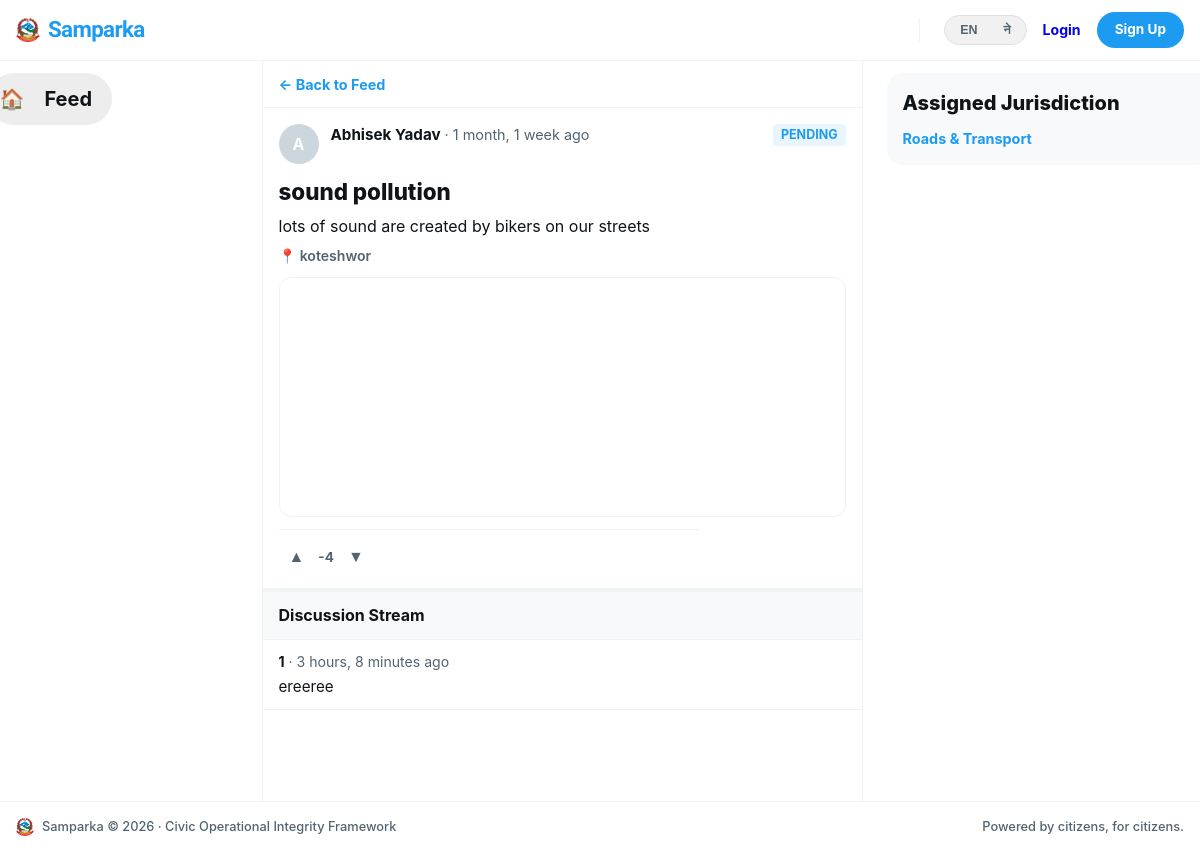
The page /complaints/4/ on the database its author committed.
### complaints/models.py (models this page shows, shortened)
class Complaint(models.Model):
    STATUS_PENDING = 'pending'
    STATUS_VERIFIED = 'verified'
    STATUS_IN_PROGRESS = 'in_progress'
    STATUS_SOLVED = 'solved'
    STATUS_REJECTED = 'rejected'
    STATUS_CHOICES = [
        (STATUS_PENDING, _('Pending')),
        (STATUS_VERIFIED, _('Verified')),
        (STATUS_IN_PROGRESS, _('In Progress')),
        (STATUS_SOLVED, _('Solved')),
        (STATUS_REJECTED, _('Rejected')),
    ]
    STATUS_COLORS = {
        STATUS_PENDING: '#F59E0B',
        STATUS_VERIFIED: '#3B82F6',
        STATUS_IN_PROGRESS: '#8B5CF6',
        STATUS_SOLVED: '#10B981',
        STATUS_REJECTED: '#EF4444',
    }
    PRIORITY_CHOICES = [
        ('low', _('Low')),
        ('medium', _('Medium')),
        ('high', _('High')),
        ('urgent', _('Urgent')),
    ]
    priority = models.CharField(max_length=10, choices=PRIORITY_CHOICES, default='medium')
    due_date = models.DateField(null=True, blank=True)
    author = models.ForeignKey(settings.AUTH_USER_MODEL, on_delete=models.CASCADE, related_name='complaints')
    department = models.ForeignKey(Department, on_delete=models.SET_NULL, null=True, related_name='complaints')
    title = models.CharField(max_length=200)
    description = models.TextField()
    status = models.CharField(max_length=20, choices=STATUS_CHOICES, default=STATUS_PENDING)
    location_name = models.CharField(max_length=200, blank=True, help_text='Human readable location name')
    latitude = models.DecimalField(max_digits=9, decimal_places=6, null=True, blank=True)
    longitude = models.DecimalField(max_digits=9, decimal_places=6, null=True, blank=True)
    upvotes = models.ManyToManyField(settings.AUTH_USER_MODEL, through='Vote', related_name='voted_complaints', blank=True)
    view_count = models.PositiveIntegerField(default=0)
    admin_note = models.TextField(blank=True, help_text='Internal note from admin (not shown to public)')
    is_anonymous = models.BooleanField(default=False)
    created_at = models.DateTimeField(auto_now_add=True)
    updated_at = models.DateTimeField(auto_now=True)
    class Meta:
        ordering = ['-created_at']
    @property
    def vote_score(self):
        up = self.votes.filter(value=1).count()
        down = self.votes.filter(value=-1).count()
        return up - down
    def get_user_vote(self, user):
        if not user.is_authenticated:
            return None
        try:
            return self.votes.get(user=user).value
        except Vote.DoesNotExist:
            return None

### accounts/models.py (models this page shows, shortened)
class User(AbstractUser):
    avatar = models.ImageField(upload_to='avatars/', null=True, blank=True)
    bio = models.TextField(max_length=300, blank=True)
    district = models.CharField(max_length=100, blank=True)
    ward = models.CharField(max_length=100, blank=True)
    phone = models.CharField(max_length=15, blank=True)
    is_verified = models.BooleanField(default=False)
    role = models.CharField(          # ← now inside the class
        max_length=20,
        choices=ROLE_CHOICES,
        default="user"
    )
    @property
    def display_name(self):
        if self.first_name:
            return f"{self.first_name} {self.last_name}".strip()
        return self.username

### comments/models.py (models this page shows, shortened)
class Comment(models.Model):
    complaint = models.ForeignKey(Complaint, on_delete=models.CASCADE, related_name='comments')
    author = models.ForeignKey(settings.AUTH_USER_MODEL, on_delete=models.CASCADE, related_name='comments')
    parent = models.ForeignKey('self', on_delete=models.CASCADE, null=True, blank=True, related_name='replies')
    body = models.TextField(max_length=1000)
    is_approved = models.BooleanField(default=True)
    is_flagged = models.BooleanField(default=False)
    created_at = models.DateTimeField(auto_now_add=True)
    updated_at = models.DateTimeField(auto_now=True)
    class Meta:
        ordering = ['created_at']

### departments/models.py (models this page shows, shortened)
class Department(models.Model):
    name = models.CharField(
        max_length=100,
        unique=True
    )
    name_ne = models.CharField(
        max_length=100,
        blank=True,
        help_text='Nepali name of the department (optional)'
    )
    slug = models.SlugField(
        unique=True
    )
    description = models.TextField(
        blank=True
    )
    icon = models.CharField(
        max_length=50,
        default='🏛️',
        help_text='Emoji icon for the department'
    )
    color = models.CharField(
        max_length=7,
        default='#3B82F6',
        help_text='Hex color for department badge'
    )
    is_active = models.BooleanField(
        default=True
    )
    created_at = models.DateTimeField(
        auto_now_add=True
    )
    class Meta:
        ordering = ['name']

### complaints/views.py (the view)
# urls.py: path('<int:pk>/', views.complaint_detail, name='detail'),
def complaint_detail(request, pk):
    complaint = get_object_or_404(
        Complaint.objects.select_related('author', 'department').prefetch_related('images', 'status_logs__changed_by'),
        pk=pk
    )
    complaint.view_count += 1
    complaint.save(update_fields=['view_count'])
    comments = complaint.comments.filter(is_approved=True, parent=None).select_related('author').prefetch_related('replies__author')
    comment_form = CommentForm()
    user_vote = complaint.get_user_vote(request.user)
    today= timezone.now().date(),
    return render(request, 'complaints/detail.html', {
        'complaint': complaint,
        'comments': comments,
        'comment_form': comment_form,
        'user_vote': user_vote,
    })

### accounts/context_processors.py (called while the page is built)
def notifications(request):
    if request.user.is_authenticated:
        return {
            'unread_count': request.user.notifications.filter(is_read=False).count()
        }
    return {'unread_count': 0}

### complaints/templates/complaints/detail.html (shortened to what this page needs)
{% extends "base.html" %}
{% load i18n %}
{% load static %}
{% block content %}
<div class="x-workspace-container" data-complaint="{{ complaint.id }}">
  <aside class="x-panel-left">
    <div class="x-sticky-scroll-box">
      <nav class="x-v-nav">
        <a href="{% url 'complaints:feed' %}" class="x-v-link active">
          <span class="x-v-icon">🏠</span>
          <span class="x-v-label">{% trans "Feed" %}</span>
        </a>
      </nav>
    </div>
  </aside>
  <main class="x-panel-center">
    <div class="x-center-filter-row" style="position: static;">
      <a href="{% url 'complaints:feed' %}" style="text-decoration: none; color: var(--accent-blue); font-weight: 700; font-size: 0.9rem;">← {% trans "Back to Feed" %}</a>
    </div>
    <article style="padding: 16px; border-bottom: 4px solid var(--border-color);">
      <div class="complaint-card-header" style="gap: 12px; display: flex; align-items: center;">
        <span class="complaint-author-avatar">{{ complaint.author.username|first|upper }}</span>
        <div class="complaint-meta" style="flex: 1;">
          <div class="complaint-meta-left">
            <span class="complaint-author-name">{{ complaint.author.display_name }}</span>
            <span class="complaint-timestamp">{{ complaint.created_at|timesince }} ago</span>
          </div>
        </div>
        <span class="status-badge" style="background: #e8f5fe; color: var(--accent-blue);">{{ complaint.get_status_display }}</span>
      </div>
      <h1 style="font-size: 1.4rem; font-weight: 800; margin: 12px 0 6px 0; color: var(--text-main);">{{ complaint.title }}</h1>
      <p style="font-size: 1rem; color: var(--text-main); white-space: pre-wrap; line-height: 1.5;">{{ complaint.description }}</p>
      <div class="complaint-location" style="margin-top: 12px; font-weight: 600;">📍 {{ complaint.location_name }}</div>
      <div id="complaint-map"></div>
      <div class="complaint-footer" style="margin-top: 16px; max-width: 100%; border-top: 1px solid var(--border-color); padding-top: 12px;">
        <div class="x-pill-vote-box">
          <button class="x-pill-vote-arrow up {% if user_vote == 1 %}active-up{% endif %}" onclick="handleVote('{{ complaint.id }}', 'up')">▲</button>
          <span class="x-pill-vote-counter">{{ complaint.vote_score }}</span>
          <button class="x-pill-vote-arrow down {% if user_vote == -1 %}active-down{% endif %}" onclick="handleVote('{{ complaint.id }}', 'down')">▼</button>
        </div>
      </div>
    </article>
    <section id="comments">
      <div style="padding: 12px 16px; background-color: var(--bg-subtle); border-bottom: 1px solid var(--border-color); font-weight: 700;">
        {% trans "Discussion Stream" %}
      </div>
      {% for comment in complaint.comments.all %}
        <div class="comment-block">
          <div style="font-size: 0.88rem; margin-bottom: 4px;">
            <strong>{{ comment.author.display_name }}</strong>
            <span style="color: var(--text-muted);">· {{ comment.created_at|timesince }} ago</span>
          </div>
          <p style="font-size: 0.95rem; color: var(--text-main);">{{ comment.body }}</p>
        </div>
      {% empty %}
        <div style="padding: 32px; text-align: center; color: var(--text-muted); font-size: 0.9rem;">
          {% trans "No responses recorded yet. Start the coordination dialogue stream." %}
        </div>
      {% endfor %}
    </section>
  </main>
  <aside class="x-panel-right">
    <div class="x-sticky-scroll-box">
      <section class="x-right-panel-widget">
        <h4 class="x-widget-panel-title">{% trans "Assigned Jurisdiction" %}</h4>
        <div style="font-size: 0.9rem; font-weight: 700; color: var(--accent-blue);">{{ complaint.department.name|default:"General Municipality Support" }}</div>
      </section>
    </div>
  </aside>
</div>
{% endblock %}

### complaints/templates/complaints/detail.html (style rules this page uses)
#complaint-map { width: 100%; height: 240px; border-radius: 12px; border: 1px solid var(--border-color); margin: 12px 0; z-index: 1; }
.comment-block { padding: 12px 16px; border-bottom: 1px solid var(--border-color); }

### rows shown on the page
Complaint: author.username|first "A", author.display_name "Abhisek Yadav", created_at "1 month, 1 week", status "PENDING", title "sound pollution", description "lots of sound are created by bikers on our streets", location_name "koteshwor", vote_score "-4", department.name "Roads & Transport"
Comment: author.display_name "1", created_at "3 hours, 8 minutes", body "ereeree"
